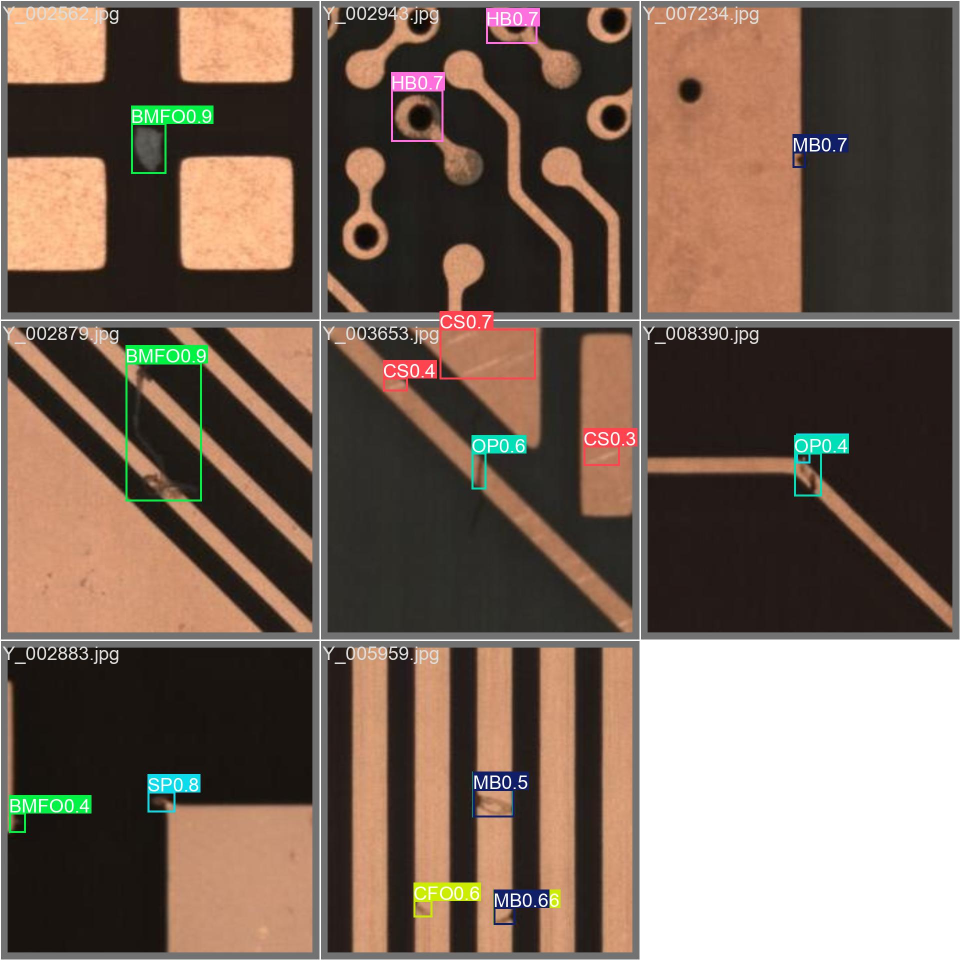
#> input picture thesis-assets/10_model_eval/sample_predictions.jpg, 1920 x 1920 px (shown at 1/2 size)
$ python -i preprocess.py   (imports and definitions only)
#> lines starting #> are read from the running program, lines starting #| are printed output that depends on the picture
#> further down, picture is the input picture: shape (1920, 1920, 3); mean B, G, R 87.6, 100.2, 118.8
"""
Preprocessing helpers for AOI PCB images.

YOLOv8 performs its own preprocessing internally during training and normal
prediction calls. These functions exist for reproducible notebook exploration,
offline analysis, and smoke tests.
"""
from __future__ import annotations

import random
from pathlib import Path
from typing import Literal

import cv2
import numpy as np


# [48 lines left out: functions load_image, resize_letterbox, to_greyscale, not called in this run]


def greyscale_to_rgb(grey: np.ndarray) -> np.ndarray:
    """Convert a single-channel greyscale image back to 3 channels."""
    return cv2.cvtColor(grey, cv2.COLOR_GRAY2BGR)


# [5 lines left out: function normalise, not called in this run]


def denormalise(image: np.ndarray) -> np.ndarray:
    """Map float image values in [0,1] back to uint8."""
    return (np.clip(image, 0.0, 1.0) * 255).astype(np.uint8)


# [12 lines left out: function channel_stats, not called in this run]


def augment_flip(image: np.ndarray, direction: Literal["h", "v", "both"] = "h") -> np.ndarray:
    """Flip an image horizontally, vertically, or both."""
#> called with direction = 'h'
    codes = {"h": 1, "v": 0, "both": -1}
    return cv2.flip(image, codes[direction])
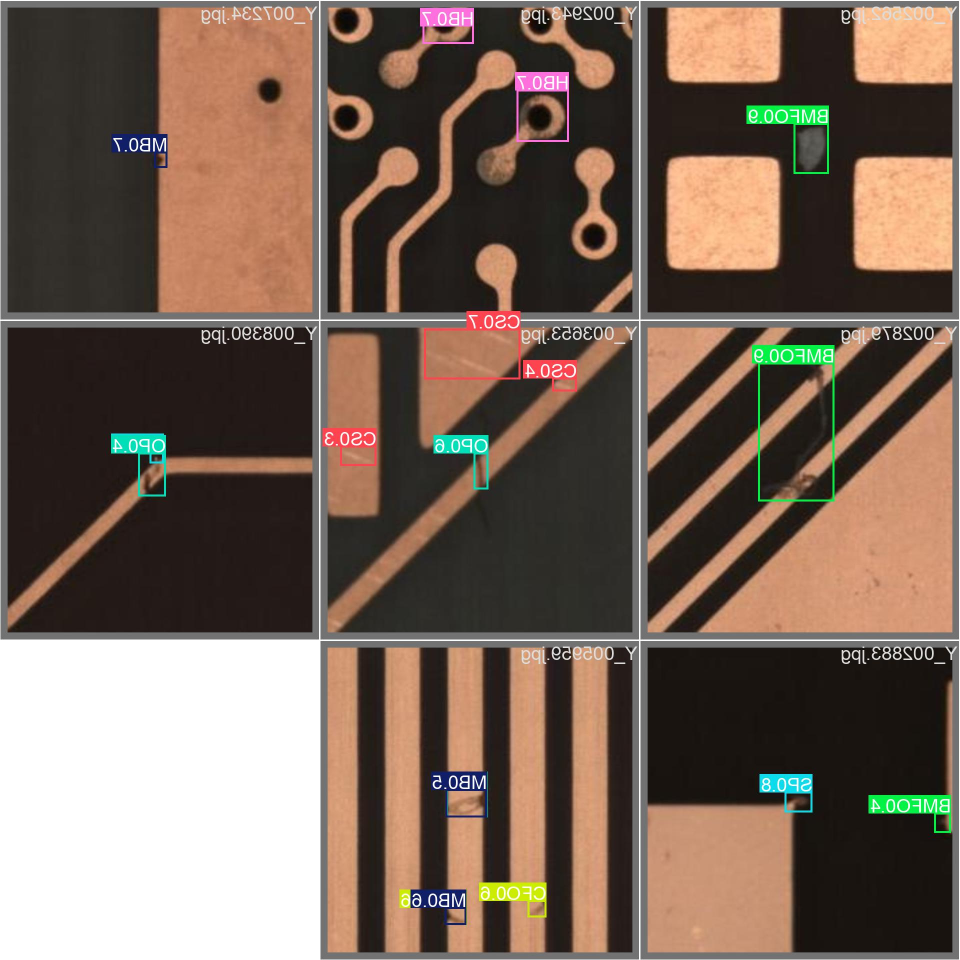
#> returned value: shape (1920, 1920, 3) (shown at 1/2 size); mean of channels 0, 1, 2 87.6, 100.2, 118.8; drawn as B, G, R


# [18 lines left out: function augment_rotate, not called in this run]


def augment_brightness(image: np.ndarray, factor: float = 1.2) -> np.ndarray:
    """Change brightness by scaling the V channel in HSV space."""
#> called with factor = 1.29
    hsv = cv2.cvtColor(image, cv2.COLOR_BGR2HSV).astype(np.float32)
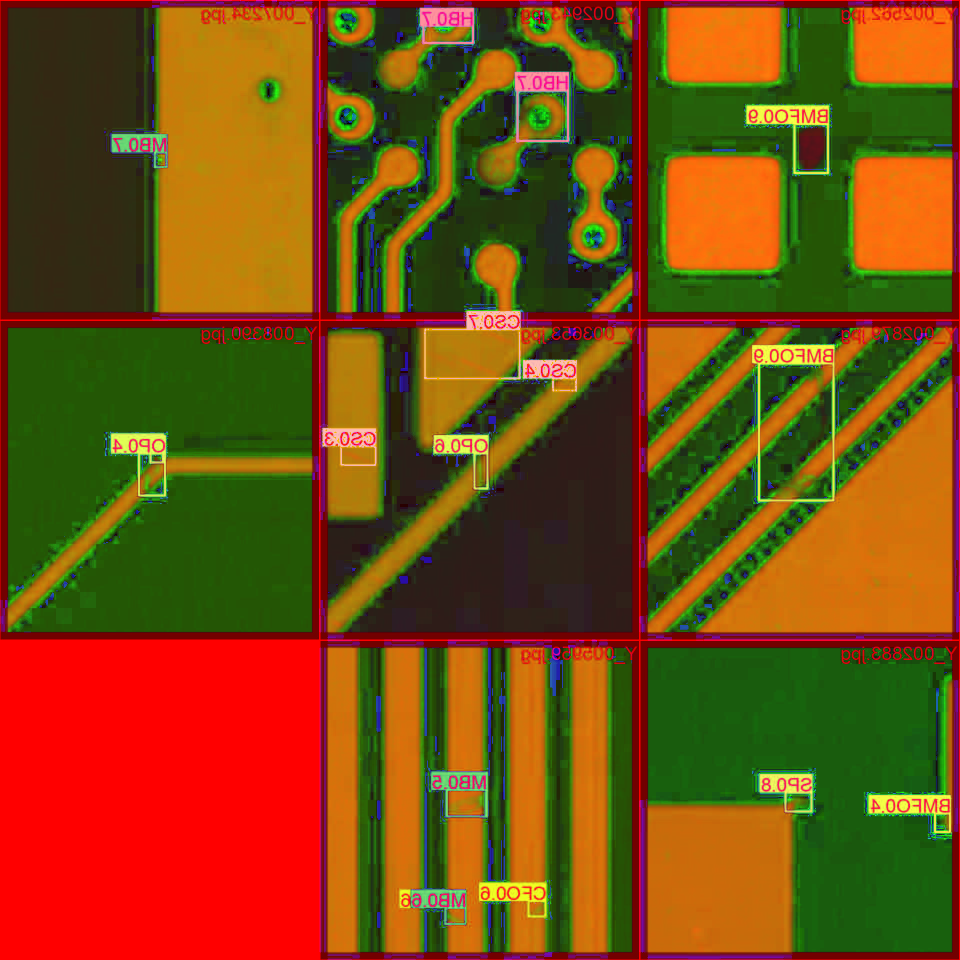
#> hsv: shape (1920, 1920, 3) float32 (shown at 1/2 size); mean B, G, R 16.3, 75.1, 121.4
    hsv[:, :, 2] = np.clip(hsv[:, :, 2] * factor, 0, 255)
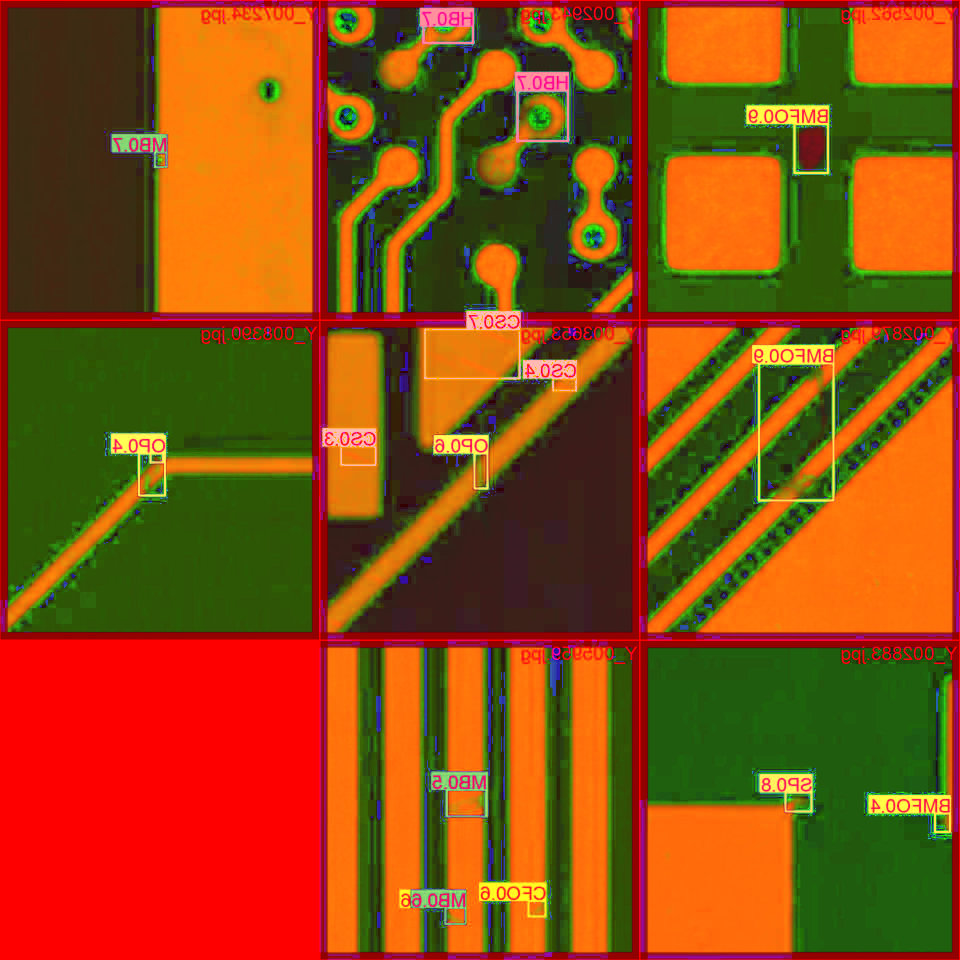
#> hsv: shape (1920, 1920, 3) float32 (shown at 1/2 size); mean B, G, R 16.3, 75.1, 142.1
    return cv2.cvtColor(hsv.astype(np.uint8), cv2.COLOR_HSV2BGR)
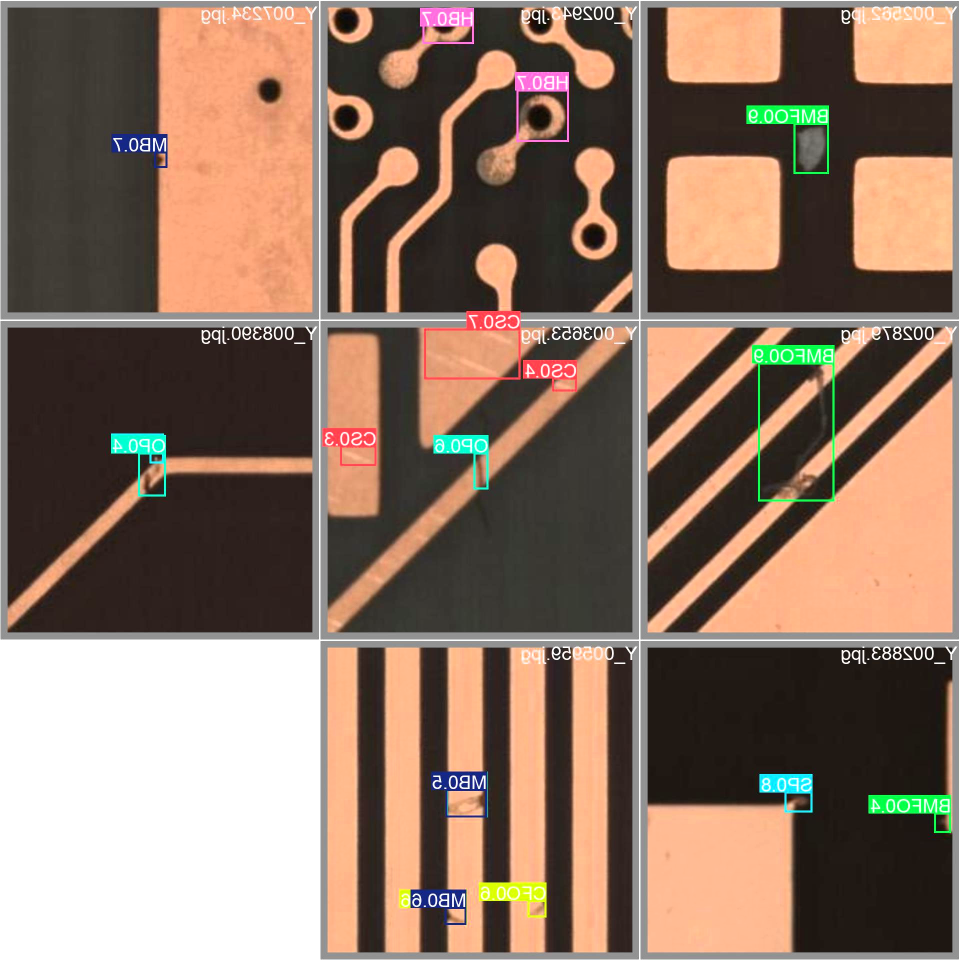
#> returned value: shape (1920, 1920, 3) (shown at 1/2 size); mean B, G, R 100.1, 115.6, 138.8


def random_augment(image: np.ndarray, seed: int | None = None) -> np.ndarray:
    """Apply a deterministic random augmentation sequence when ``seed`` is set."""
    rng = random.Random(seed)
    augmented = image.copy()
    if rng.random() > 0.5:
        augmented = augment_flip(augmented, rng.choice(["h", "v"]))
    if rng.random() > 0.5:
        augmented = augment_rotate(augmented, rng.choice([90.0, 180.0, 270.0]))
    if rng.random() > 0.3:
        augmented = augment_brightness(augmented, rng.uniform(0.7, 1.4))
    return augmented


# [22 lines left out: functions preprocess_for_display, preprocess_for_inference, not called in this run]

>>> import cv2
>>> picture = cv2.imread('../../thesis-assets/10_model_eval/sample_predictions.jpg')
>>> result = random_augment(picture)
